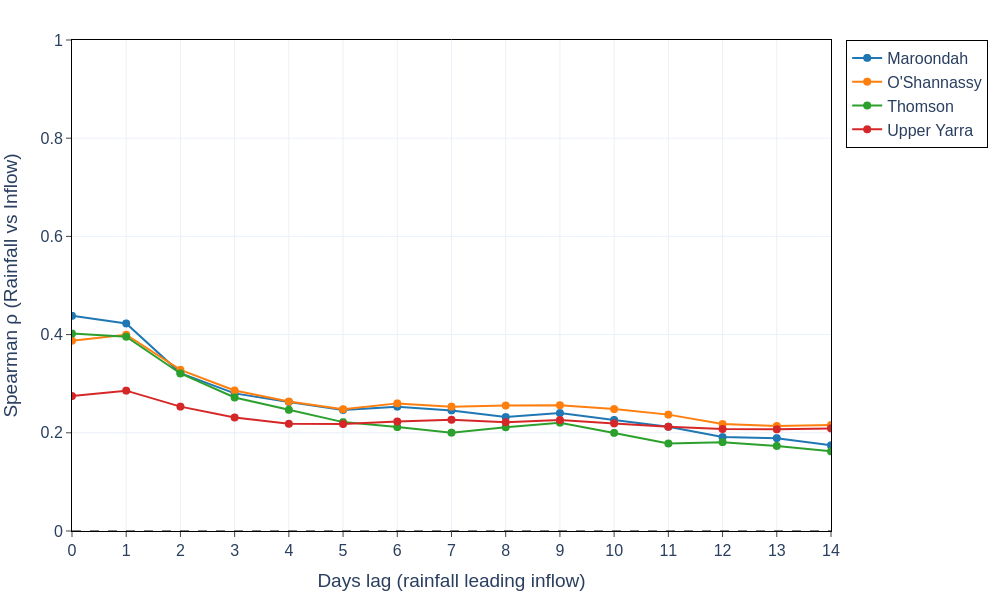

Generate this figure with Python:
# filename: lagged_rainfall_inflow_correlation_redo.py
import pandas as pd
import numpy as np
from scipy.stats import spearmanr
import plotly.graph_objects as go
import plotly.io as pio

file_name = "MWC_raw_water_reservoirs_2015_2019.xlsx"

# Load datasets
xls = pd.ExcelFile(file_name)
df_rainfall = pd.read_excel(xls, sheet_name="MajorCatchmentRainfal")
df_inflow = pd.read_excel(xls, sheet_name="MajorStorageStreamflow")

# Convert dates to datetime
df_rainfall['recorddate'] = pd.to_datetime(df_rainfall['recorddate'])
df_inflow['recorddate'] = pd.to_datetime(df_inflow['recorddate'])

# Rename inflow column for convenience
df_inflow.rename(columns={"Streamflow into reservoir (ML/d)": "inflow_ML_d"}, inplace=True)

# Find reservoirs common to both datasets
rainfall_dams = set(df_rainfall['dam'].unique())
inflow_dams = set(df_inflow['dam'].unique())
common_dams = sorted(list(rainfall_dams.intersection(inflow_dams)))

# Define full analysis period from data range
start_date = pd.Timestamp("2015-01-01")
end_date = pd.Timestamp("2019-12-31")

# Filter data to full period and only common dams
df_rainfall = df_rainfall[(df_rainfall['recorddate'] >= start_date) & (df_rainfall['recorddate'] <= end_date) & (df_rainfall['dam'].isin(common_dams))]
df_inflow = df_inflow[(df_inflow['recorddate'] >= start_date) & (df_inflow['recorddate'] <= end_date) & (df_inflow['dam'].isin(common_dams))]

# Pivot rainfall and inflow to wide format (dates x dams)
pivot_rainfall = df_rainfall.pivot(index='recorddate', columns='dam', values='rainfall_mm')
pivot_inflow = df_inflow.pivot(index='recorddate', columns='dam', values='inflow_ML_d')

# Reindex rainfall to full date range, fill missing with 0 (no rainfall)
full_dates = pd.date_range(start_date, end_date, freq='D')
pivot_rainfall = pivot_rainfall.reindex(full_dates).fillna(0)
pivot_inflow = pivot_inflow.reindex(full_dates)  # inflow not filled to keep NaNs

lags = range(0, 15)  # 0 to 14 days lag (rainfall leading inflow)

results = []

for dam in common_dams:
    rain_series = pivot_rainfall[dam]
    inflow_series = pivot_inflow[dam]
    for lag in lags:
        # inflow shifted backward so inflow[t+lag] aligns with rainfall[t]
        inflow_shifted = inflow_series.shift(-lag)
        combined_df = pd.DataFrame({'rainfall': rain_series, 'inflow': inflow_shifted}).dropna()
        if combined_df.empty:
            rho = np.nan
        else:
            rho, _ = spearmanr(combined_df['rainfall'], combined_df['inflow'])
        results.append({'dam': dam, 'lag_days': lag, 'spearman_rho': rho})

df_results = pd.DataFrame(results)

# Plot lagged rainfall-inflow Spearman correlation for all dams on same chart
fig = go.Figure()

colors = ['#1f77b4', '#ff7f0e', '#2ca02c', '#d62728',
          '#9467bd', '#8c564b', '#e377c2', '#7f7f7f',
          '#bcbd22', '#17becf']  # sufficient colors for up to 10 dams
color_map = dict(zip(common_dams, colors))

for dam in common_dams:
    df_dam = df_results[df_results['dam'] == dam]
    # Clip correlations below 0 to 0 because y-axis is 0 to 1 as requested
    # But we keep original values to plot properly with lines and markers
    y_vals = df_dam['spearman_rho'].clip(lower=0)
    fig.add_trace(go.Scatter(
        x=df_dam['lag_days'],
        y=y_vals,
        mode='lines+markers',
        name=dam,
        line=dict(color=color_map[dam]),
        marker=dict(size=8)
    ))

# Add horizontal line at y=0
fig.add_hline(y=0, line=dict(color='black', width=1, dash='dash'))

# Update layout per instructions
fig.update_layout(
    xaxis=dict(
        title='Days lag (rainfall leading inflow)',
        dtick=1,
        range=[0, 14],
        showgrid=True,
        zeroline=False,
        linecolor='black',
        ticks='outside',
        mirror=True,
    ),
    yaxis=dict(
        title='Spearman ρ (Rainfall vs Inflow)',
        range=[0, 1],  # Set y-axis range to 0 to 1 as requested
        showgrid=True,
        zeroline=False,
        linecolor='black',
        ticks='outside',
        mirror=True,
    ),
    template='plotly_white',
    font=dict(size=16),
    legend=dict(
        bordercolor='black',
        borderwidth=1,
    ),
    margin=dict(t=40, b=40, l=60, r=40),
    hovermode='x unified'
)

# Save output files using consistent basename
base_name = "lagged_rainfall_inflow_correlation_redo"
csv_filename = f"{base_name}.csv"
html_filename = f"{base_name}.html"
png_filename = f"{base_name}.png"
py_filename = f"{base_name}.py"

# Save CSV with data used for plotting (exact filtered/calculated data)
df_results.to_csv(csv_filename, index=False)

# Save HTML chart (responsive, plotly_white, font size 16, black axis lines and ticks, include_plotlyjs='cdn')
pio.write_html(fig, file=html_filename, include_plotlyjs='cdn', full_html=True,
               config={'displayModeBar': True})

# Save PNG chart 1000x600 px with kaleido
fig.write_image(png_filename, width=1000, height=600, scale=1, engine='kaleido')

print(py_filename)
print(csv_filename)
print(html_filename)
print(png_filename)
